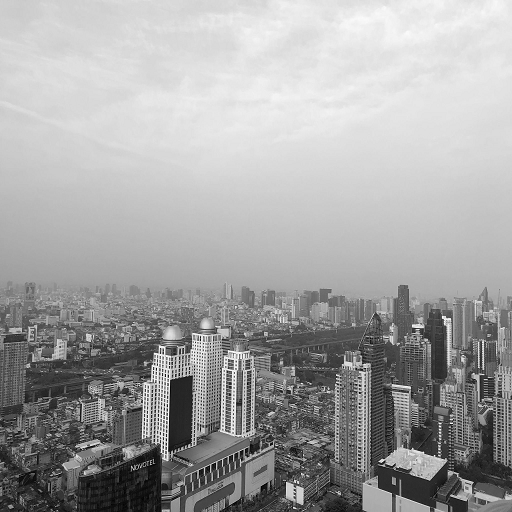
#> input picture FFT/Image/DIPpic1_gray.bmp, 512 x 512 px, found by its file name
$ python hw2.py
#> lines starting #> are read from the running program, lines starting #| are printed output that depends on the picture; long printed decimals are rounded
import cv2 as cv
import numpy as np
from PIL import Image
import random

def uniform_noise(image, upb, lowb):
    buff = np.zeros(image.shape, np.uint8)
    prob = 1 / (upb - lowb)
    for i in range(image.shape[0]):
        for j in range(image.shape[1]):
            rdn = random.random()
            tmp = image[i][j]
            if rdn < prob:
                _noise = random.uniform(upb, lowb)
                if tmp + _noise > 255:
                    buff[i][j] = 255
                elif tmp + _noise < 0:
                    buff[i][j] = 0
                else:
                    buff[i][j] = tmp + _noise
            else:
                buff[i][j] = tmp
    return buff

def sp_noise(image, prob):
    buff = np.zeros(image.shape, np.uint8)
    thres = 1 - prob
    for i in range(image.shape[0]):
        for j in range(image.shape[1]):
            rdn = random.random()
            if rdn < prob:
                buff[i][j] = 0
            elif rdn > thres:
                buff[i][j] = 255
            else:
                buff[i][j] = image[i][j]
    return buff

def gaussian_noise(image, mean=0, var=0.01):
    image = np.array(image/255, dtype=float)
    noise = np.random.normal(mean, var ** 0.5, image.shape)
    buff = image + noise
    if buff.min() < 0:
        low_clip = -1.
    else:
        low_clip = 0.
    buff = np.clip(buff, low_clip, 1.0)
    buff = np.uint8(buff*255)
    return buff

def mse(img1, img2) -> float:
    err = np.sum((img1 - img2) ** 2)
    err /= (img1.shape[0] * img1.shape[1])
    return err

def psnr(img1, img2) -> float:
    return 10 * np.log10(255*255 / mse(img1, img2))

def pretf(matrix):
    buff = np.zeros(matrix.shape, np.uint8)
    for i in range(matrix.shape[0]):
        for j in range(matrix.shape[1]):
            buff[i][j] = matrix[i][j] * (-1) ** (i + j)
    return buff

def saveRaw(data, path):
    img = Image.fromarray(np.uint8(data), 'L')
    img.save(path)

origin = cv.imread('./Image/DIPpic1_gray.bmp', 0)
#> origin is the input picture: shape (512, 512); min 0, max 255, mean 162.9
origin = cv.pyrDown(origin)
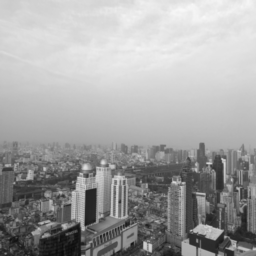
#> origin: shape (256, 256); min 10, max 248, mean 163.1
saveRaw(origin, './Image/_down.bmp')

shift = pretf(origin)
#> after the loop in pretf, `for i in range(matrix.shape[0]):`:
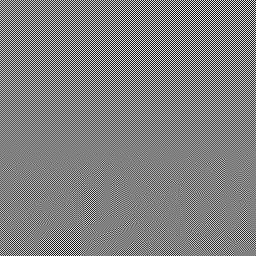
#> buff: shape (256, 256); min 8, max 248, mean 128
freq = np.fft.fft2(shift)
magnitude = 20 * np.log10(np.abs(freq))
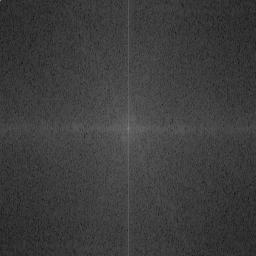
#> magnitude: shape (256, 256) float64; min 9.79, max 138.5, mean 61.3
saveRaw(magnitude, './Image/_freq.bmp')

time = np.fft.ifft2(freq)
time = pretf(time.real)
saveRaw(time, './Image/_restore.bmp')

print("MSE  :", mse(origin, time))
#> in mse, `err = np.sum((img1 - img2) ** 2)`: err = 12212
#> in mse, `err /= (img1.shape[0] * img1.shape[1])`: err = 0.186
#| MSE  : 0.1863
print("PSNR :", psnr(origin, time), "dB")
#| PSNR : 55.428 dB

###########################################################
origin = cv.imread('./Image/DIPpic1_gray.bmp', 0)

print("\n===== S&P noise =====")
sp = sp_noise(origin, 0.01)
#> after the loop in sp_noise, `for i in range(image.shape[0]):`:
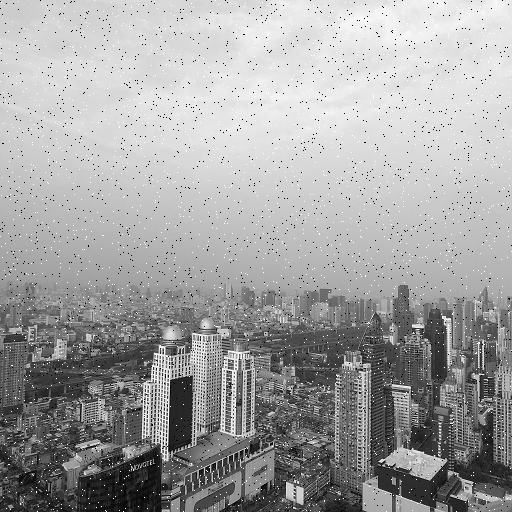
#> buff: shape (512, 512); min 0, max 255, mean 162.2
print("MSE  :", mse(origin, sp))
#| MSE  : 2.325
print("PSNR :", psnr(origin, sp), "dB")
#| PSNR : 44.467 dB
saveRaw(sp, './Image/_sp.bmp')

print("\n===== Gaussian noise  =====")
gau = gaussian_noise(origin)
#> in gaussian_noise, `buff = image + noise`:
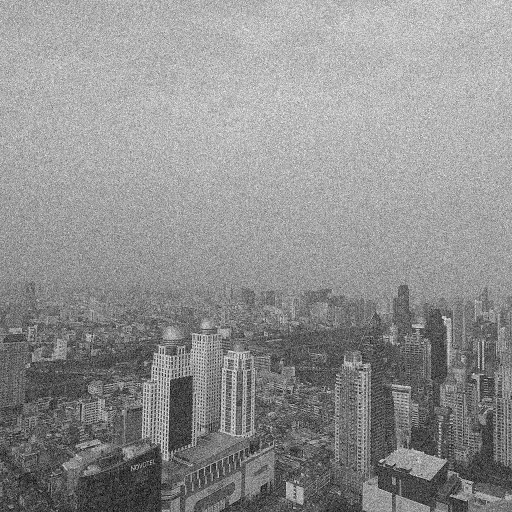
#> buff: shape (512, 512) float64; min -0.265, max 1.33, mean 0.639; drawn with min black and max white
#> in gaussian_noise, `buff = np.clip(buff, low_clip, 1.0)`:
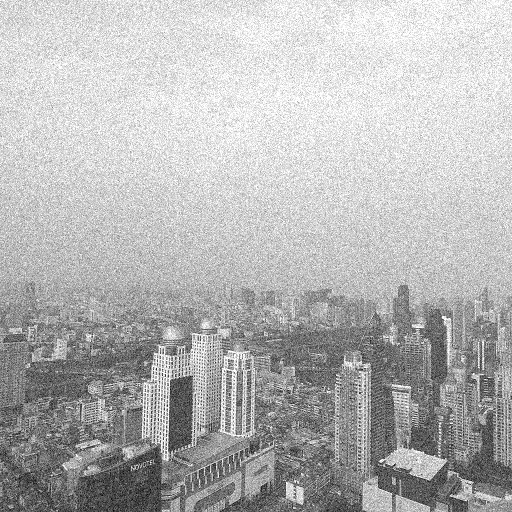
#> buff: shape (512, 512) float64; min -0.265, max 1, mean 0.637; drawn with min black and max white
#> in gaussian_noise, `buff = np.uint8(buff*255)`:
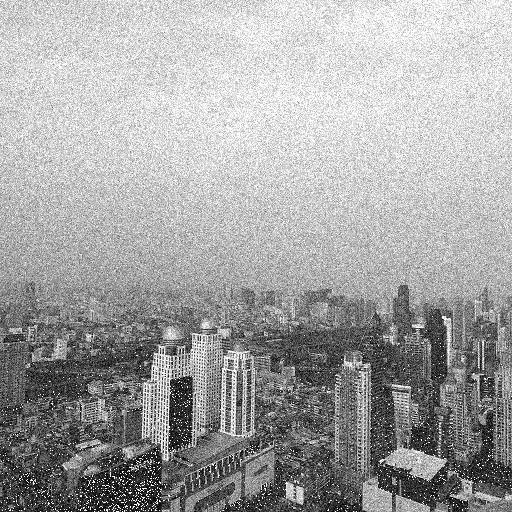
#> buff: shape (512, 512); min 0, max 255, mean 163.8
print("MSE  :", mse(origin, gau))
#| MSE  : 94.306
print("PSNR :", psnr(origin, gau), "dB")
#| PSNR : 28.385 dB
saveRaw(sp, './Image/_gua.bmp')

print("\n===== Uniform noise =====")
unf = uniform_noise(origin, 10, -10)
print("MSE  :", mse(origin, unf))
#| MSE  : 1.667
print("PSNR :", psnr(origin, unf), "dB")
#| PSNR : 45.912 dB
saveRaw(unf, './Image/_unf.bmp')
